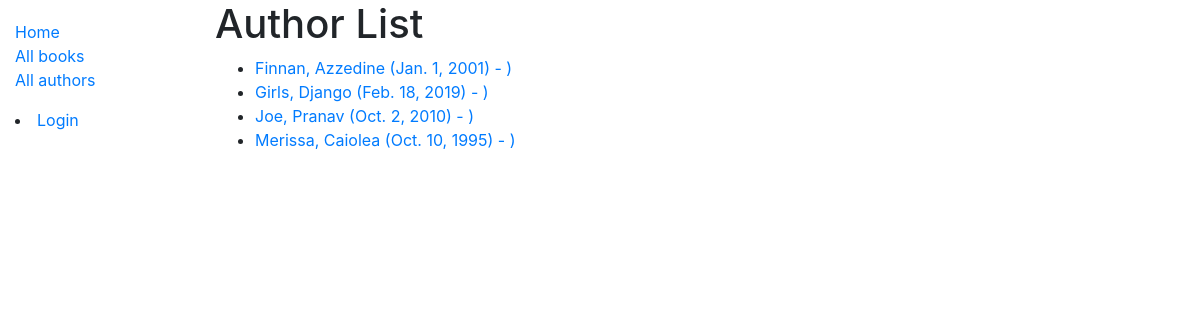
Screenshot of /catalog/authors/ with the database file from the repository.
### catalog/models.py (models this page shows, shortened)
class Author(models.Model):
    first_name = models.CharField(max_length=100)
    last_name = models.CharField(max_length=100)
    date_of_birth = models.DateField(null=True, blank=True)
    date_of_death = models.DateField('Died', null=True, blank=True)
    class Meta:
        ordering = ['last_name', 'first_name']
    def __str__(self):
        return f'{self.last_name}, {self.first_name}'

### catalog/views.py (the view)
# urls.py: path('authors/', views.AuthorListView.as_view(), name='authors'),
class AuthorListView(generic.ListView):
    model = Author
    paginate_by = 20

### catalog/templates/catalog/author_list.html
{% extends "base_generic.html" %}
{% block content %}
  <h1>Author List</h1>
  {% if author_list %}
  <ul>
    {% for author in author_list %}
      <li>
        <a href="{{ book.get_absolute_url }}">
        {{ author }} ({{author.date_of_birth}}) - {% if author.date_of_death %}{{author.date_of_death}}{% endif %})
      </li>
    {% endfor %}
  </ul>
  {% else %}
    <p>There are no authors in the library.</p>
  {% endif %}
{% endblock %}

### rows the page displays
Author: last_name+first_name "Finnan, Azzedine", date_of_birth "Jan. 1, 2001"
Author: last_name+first_name "Girls, Django", date_of_birth "Feb. 18, 2019"
Author: last_name+first_name "Joe, Pranav", date_of_birth "Oct. 2, 2010"
Author: last_name+first_name "Merissa, Caiolea", date_of_birth "Oct. 10, 1995"
